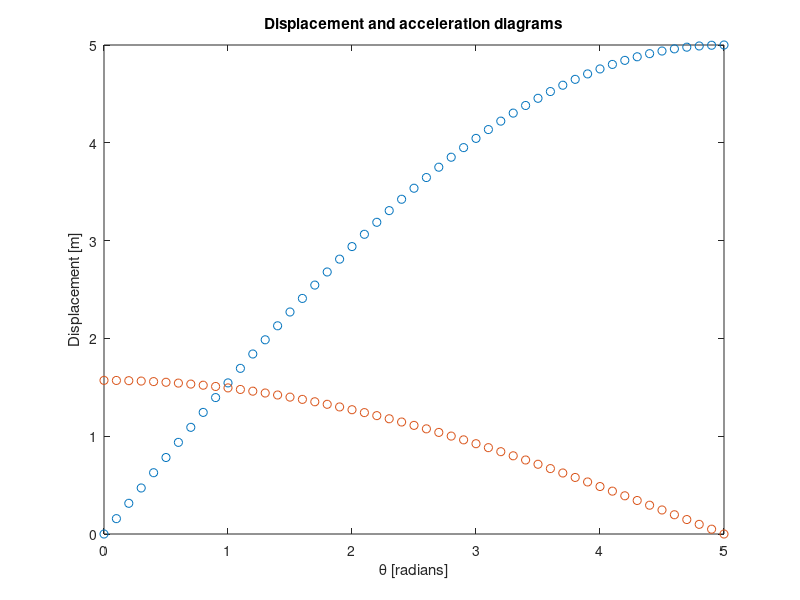
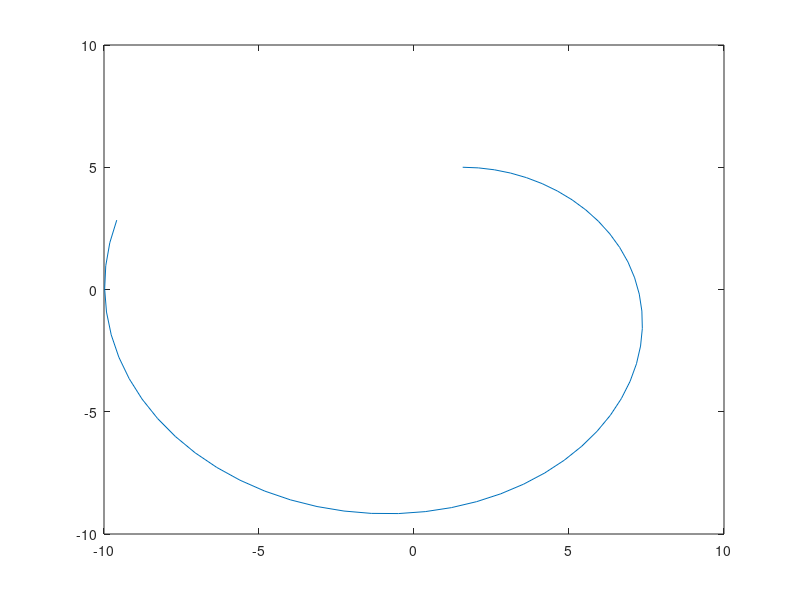
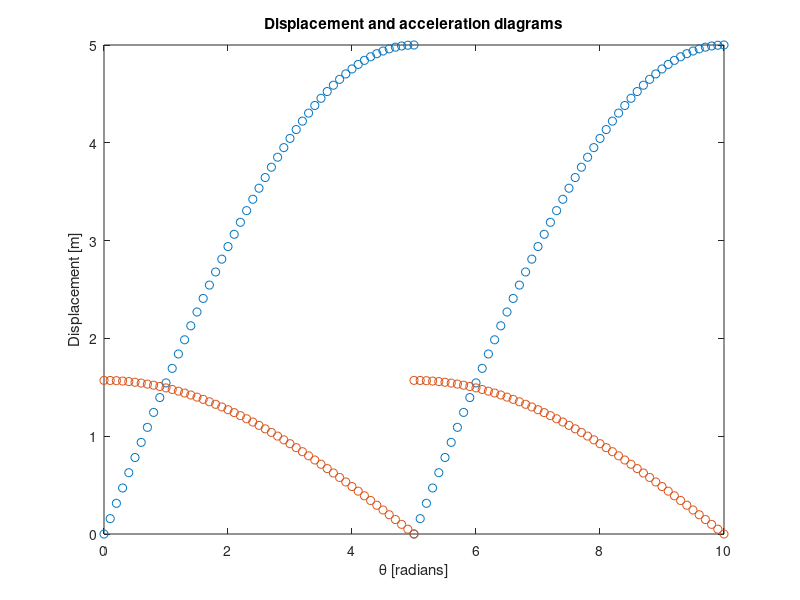
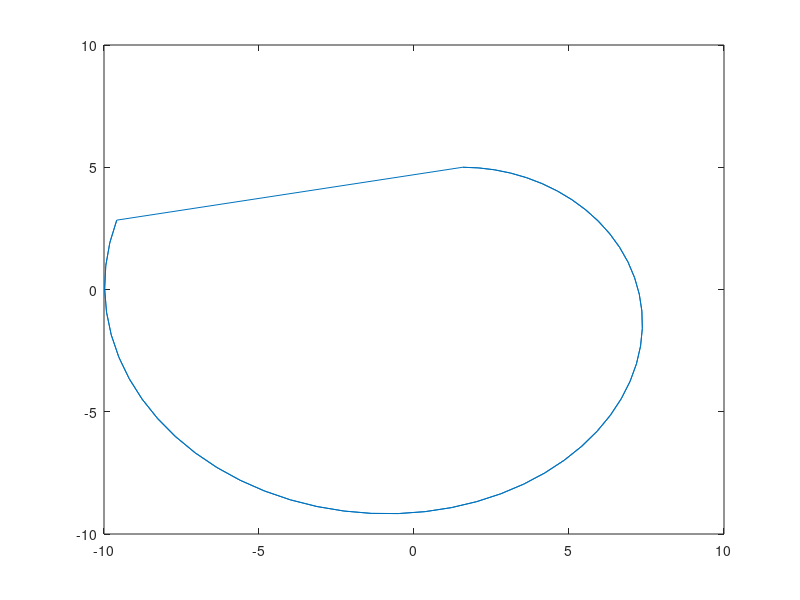

Recreate these plots in MATLAB, in order.
%%%%%%%%%%%%%%%%%%%%%%%%%%%%%%%%%%%%%%%%%%%%%%%%%%%%%%%%%%%%%%%%%%%%%
%                                                                   %
%      DISPLACEMENT AND ACCELERATIONS OF STANDARD CAM MOTIONS V1.0  %
%                                                                   %
%            Developed by Miguel Viegas Leal - 2016                 %
%                Universidade da Beira Interior                     %
%                          OpenSource                               %
%                                                                   %
%%%%%%%%%%%%%%%%%%%%%%%%%%%%%%%%%%%%%%%%%%%%%%%%%%%%%%%%%%%%%%%%%%%%%




function cam()
clc
clear all
close all

N_i = input('Number or periods in the motion of the cam:');

beta_i(1)=0;
L(1)=0;
displacement=L(1);

k=2;

    while(k<=N_i+1)
    
        k
        
        beta_i(k) = input('Beta angle of the motion:');
         
        L(k) = input('Lift of the motion:');
        
        displacement=displacement+L(k)
      
        mov(k) = input('Type of the motion:');

        k=k+1;

    end


R_0 = input('Raio base:');

teta=0;

step=0.1;
n=1;

T(n)=teta;

j=2;
Ae=[];
Te=[];
Pe=[];

while(j<=N_i+1)
    
    y=0;
    dy=0;
    teta=0;
    T=0;
    
    j-1
    
    while(teta<=beta_i(j))
        
        switch mov(j)
        
        case 1
      
            y=0.5*L(j)*(1-cos(pi*teta/beta_i(j)));
            dy=((pi*L(j))/(2*beta_i(j)))*sin(pi*teta/beta_i(j));
    
            u=(R_0+y)*sin(teta)+dy*cos(teta);
            v=(R_0+y)*cos(teta)-dy*sin(teta);
            
            T(n)=teta;

       case 2
            
            y=L(j)*((teta/beta_i(j))-0.5*(pi^-1)*sin(2*pi*(teta/beta_i(j))));
            dy=(L(j)/beta_i(j))*(1-cos(2*pi*(teta/beta_i(j))));
            
            u=(R_0+y)*sin(teta)+dy*cos(teta);
            v=(R_0+y)*cos(teta)-dy*sin(teta);

    
            T(n)=teta;
            
        case 3
            
            y=0.5*L(j)*((1-cos(pi*teta/beta_i(j)))-0.25*(1-cos(2*pi*teta/beta_i(j))));
            dy=0.5*pi*(L(j)/beta_i(j))*(sin(pi*teta/beta_i(j))-0.5*sin(2*pi*teta/beta_i(j)));
            
            u=(R_0+y)*sin(teta)+dy*cos(teta);
            v=(R_0+y)*cos(teta)-dy*sin(teta);

    
            T(n)=teta;
            
        case 4
            
            y=L(j)*(1-cos(0.5*pi*teta/beta_i(j)));
            dy=((pi*L(j))/(2*beta_i(j)))*sin(0.5*pi*teta/beta_i(j));
            
            u=(R_0+y)*sin(teta)+dy*cos(teta);
            v=(R_0+y)*cos(teta)-dy*sin(teta);

    
            T(n)=teta; 
            
        case 5
            
            y=L(j)*sin(pi*0.5*teta/beta_i(j));
            dy=0.5*pi*(L(j)/beta_i(j))*cos(0.5*pi*teta/beta_i(j));
            
            u=(R_0+y)*sin(teta)+dy*cos(teta);
            v=(R_0+y)*cos(teta)-dy*sin(teta);
            
            T(n)=teta; 
            
        case 6
            
            y=L(j)*((teta/beta_i(j))-(pi^-1)*sin(pi*(teta/beta_i(j))));
            dy=(L(j)/beta_i(j))*(1-cos(pi*(teta/beta_i(j))));
    
            u=(R_0+y)*sin(teta)+dy*cos(teta);
            v=(R_0+y)*cos(teta)-dy*sin(teta);
            
            T(n)=teta;
        
        case 7
            
            y=L(j)*((teta/beta_i(j))+(pi^-1)*sin(pi*(teta/beta_i(j))));
            dy=(L(j)/beta_i(j))*(1+cos(pi*(teta/beta_i(j))));
    
            u=(R_0+y)*sin(teta)+dy*cos(teta);
            v=(R_0+y)*cos(teta)-dy*sin(teta);
            
            T(n)=teta;
            
        case 8
 
            y=0.5*L(j)*(1+cos(pi*teta/beta_i(j)));
            dy=-((pi*L(j))/(2*beta_i(j)))*sin(pi*teta/beta_i(j));
    
            u=(R_0+y)*sin(teta)+dy*cos(teta);
            v=(R_0+y)*cos(teta)-dy*sin(teta);

    
            T(n)=teta;
            
        case 9
 
            y=L(j)*(1-(teta/beta_i(j))-0.5*(pi^-1)*sin(2*pi*(teta/beta_i(j))));
            dy=-(L(j)/beta_i(j))*(1-cos(2*pi*(teta/beta_i(j))));
            
            u=(R_0+y)*sin(teta)+dy*cos(teta);
            v=(R_0+y)*cos(teta)-dy*sin(teta);

    
            T(n)=teta;
            
        case 10
            
            y=0.5*L(j)*((1+cos(pi*teta/beta_i(j)))-0.25*(1-cos(2*pi*teta/beta_i(j))));
            dy=-0.5*pi*(L(j)/beta_i(j))*(sin(pi*teta/beta_i(j))+0.5*sin(2*pi*teta/beta_i(j)));
            
            u=(R_0+y)*sin(teta)+dy*cos(teta);
            v=(R_0+y)*cos(teta)-dy*sin(teta);

    
            T(n)=teta; 
            
        case 11
            
            y=L(j)*(cos(0.5*pi*teta/beta_i(j)));
            dy=-((pi*L(j))/(2*beta_i(j)))*sin(0.5*pi*teta/beta_i(j));
            
            u=(R_0+y)*sin(teta)+dy*cos(teta);
            v=(R_0+y)*cos(teta)-dy*sin(teta);

    
            T(n)=teta; 
            
        case 12
            
            y=L(j)*(1-sin(pi*0.5*teta/beta_i(j)));
            dy=-0.5*pi*(L(j)/beta_i(j))*cos(0.5*pi*teta/beta_i(j));
            
            u=(R_0+y)*sin(teta)+dy*cos(teta);
            v=(R_0+y)*cos(teta)-dy*sin(teta);
            
            T(n)=teta;
            
        case 13
            
            y=L(j)*(1-(teta/beta_i(j))+(pi^-1)*sin(pi*(teta/beta_i(j))));
            dy=-(L(j)/beta_i(j))*(1-cos(pi*(teta/beta_i(j))));
    
            u=(R_0+y)*sin(teta)+dy*cos(teta);
            v=(R_0+y)*cos(teta)-dy*sin(teta);
            
            T(n)=teta;
        
        case 14
            
            y=L(j)*(1-(teta/beta_i(j))-(pi^-1)*sin(pi*(teta/beta_i(j))));
            dy=-(L(j)/beta_i(j))*(1+cos(pi*(teta/beta_i(j))));
    
            u=(R_0+y)*sin(teta)+dy*cos(teta);
            v=(R_0+y)*cos(teta)-dy*sin(teta);
            
            T(n)=teta;
            
        case 15
            
            y=L(j);
            dy=0;
            
            u=(R_0+y)*sin(teta)+dy*cos(teta);
            v=(R_0+y)*cos(teta)-dy*sin(teta);
            
            T(n)=teta;
                   
        end
        
    T(n)=teta;
    Te=[Te; teta+beta_i(j-1)];
    A(n,:,j)=[y,dy];
    Ae = [Ae; y,dy];
    P(n,:,j)=[u,v];
    Pe = [Pe;u,v];
    
    n=n+1;
    teta=teta+step;
    
    end  
    
    figure
    plot(Te,Ae(:,:),'o')
    title('Displacement and acceleration diagrams');
    xlabel('\theta [radians]');
    ylabel('Displacement [m]');
    figure
    title('Plate cam with reciprocating flat-face follower');
    plot(Pe(:,1),Pe(:,2))  
    
    j=j+1; 
      
    end
                   
            
            
            
end
   









